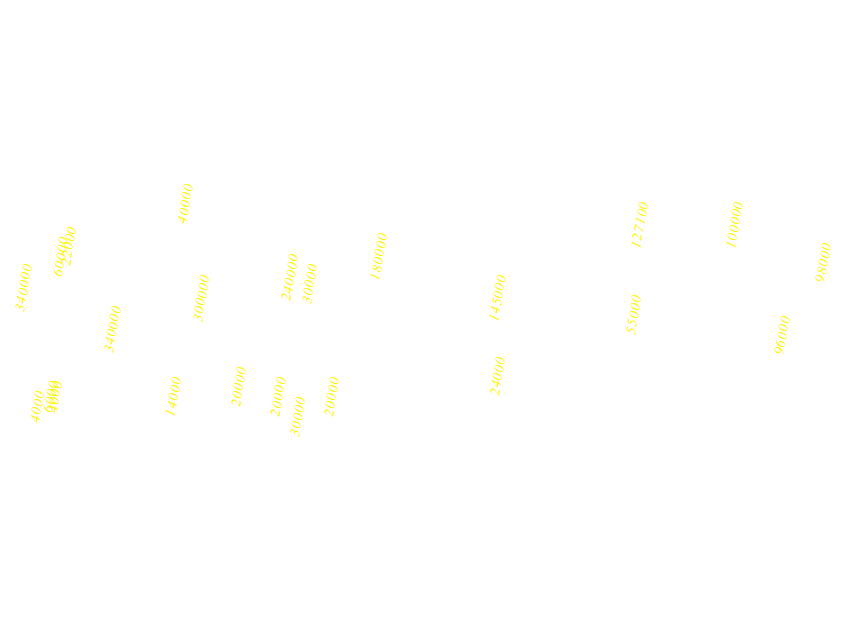

Notebook source saved alongside this figure:
### Code cell
troops_text = squads.iloc[::2, :].copy()
troops_text["LONP"] += 0.13 * (troops_text["DIV"])
troops_text["LATP"] += troops_text["DIR"].replace({"A": 0.35, "R": -0.21})

troops_text_chart = alt.Chart(troops_text).mark_text(
    font='Cardo',
    fontSize=7,
    fontStyle='italic',
    angle=280,
    color='#fff100',
    # dy=-3
).encode(
    longitude='LONP:Q',
    latitude='LATP:Q',
    text='SURV'
).project(
    type="mercator"
)
troops_text_chart

### Figure 1 — Vega-Lite specification as saved in the notebook (floating-point values rounded to 4 significant figures)
{"config": {"view": {"continuousWidth": 400, "continuousHeight": 300}}, "data": {"name": "data-e51648ae591cd578b7f3694ce7d35acf"}, "mark": {"type": "text", "angle": 280, "color": "#fff100", "font": "Cardo", "fontSize": 7, "fontStyle": "italic"}, "encoding": {"latitude": {"field": "LATP", "type": "quantitative"}, "longitude": {"field": "LONP", "type": "quantitative"}, "text": {"type": "quantitative", "field": "SURV"}}, "projection": {"type": "mercator"}, "$schema": "https://vega.github.io/schema/vega-lite/v4.0.2.json", "datasets": {"data-e51648ae591cd578b7f3694ce7d35acf": [{"LONP": 24.13, "LATP": 55.25, "SURV": 340000, "DIR": "A", "DIV": 1}, {"LONP": 25.63, "LATP": 54.85, "SURV": 340000, "DIR": "A", "DIV": 1}, {"LONP": 27.13, "LATP": 55.15, "SURV": 300000, "DIR": "A", "DIV": 1}, {"LONP": 28.63, "LATP": 55.35, "SURV": 240000, "DIR": "A", "DIV": 1}, {"LONP": 30.13, "LATP": 55.55, "SURV": 180000, "DIR": "A", "DIV": 1}, {"LONP": 32.13, "LATP": 55.15, "SURV": 145000, "DIR": "A", "DIV": 1}, {"LONP": 34.53, "LATP": 55.85, "SURV": 127100, "DIR": "A", "DIV": 1}, {"LONP": 36.13, "LATP": 55.85, "SURV": 100000, "DIR": "A", "DIV": 1}, {"LONP": 37.63, "LATP": 55.49, "SURV": 98000, "DIR": "R", "DIV": 1}, {"LONP": 36.93, "LATP": 54.79, "SURV": 96000, "DIR": "R", "DIV": 1}, {"LONP": 34.43, "LATP": 54.99, "SURV": 55000, "DIR": "R", "DIV": 1}, {"LONP": 32.13, "LATP": 54.39, "SURV": 24000, "DIR": "R", "DIV": 1}, {"LONP": 29.33, "LATP": 54.19, "SURV": 20000, "DIR": "R", "DIV": 1}, {"LONP": 28.43, "LATP": 54.19, "SURV": 20000, "DIR": "R", "DIV": 1}, {"LONP": 24.76, "LATP": 55.55, "SURV": 60000, "DIR": "A", "DIV": 2}, {"LONP": 26.86, "LATP": 56.05, "SURV": 40000, "DIR": "A", "DIV": 2}, {"LONP": 28.96, "LATP": 55.29, "SURV": 30000, "DIR": "R", "DIV": 2}, {"LONP": 28.76, "LATP": 53.99, "SURV": 30000, "DIR": "R", "DIV": 2}, {"LONP": 27.76, "LATP": 54.29, "SURV": 20000, "DIR": "R", "DIV": 2}, {"LONP": 26.66, "LATP": 54.19, "SURV": 14000, "DIR": "R", "DIV": 2}, {"LONP": 24.66, "LATP": 54.19, "SURV": 4000, "DIR": "R", "DIV": 2}, {"LONP": 24.36, "LATP": 54.09, "SURV": 4000, "DIR": "R", "DIV": 2}, {"LONP": 24.89, "LATP": 55.65, "SURV": 22000, "DIR": "A", "DIV": 3}, {"LONP": 24.59, "LATP": 54.19, "SURV": 6000, "DIR": "R", "DIV": 3}]}}
